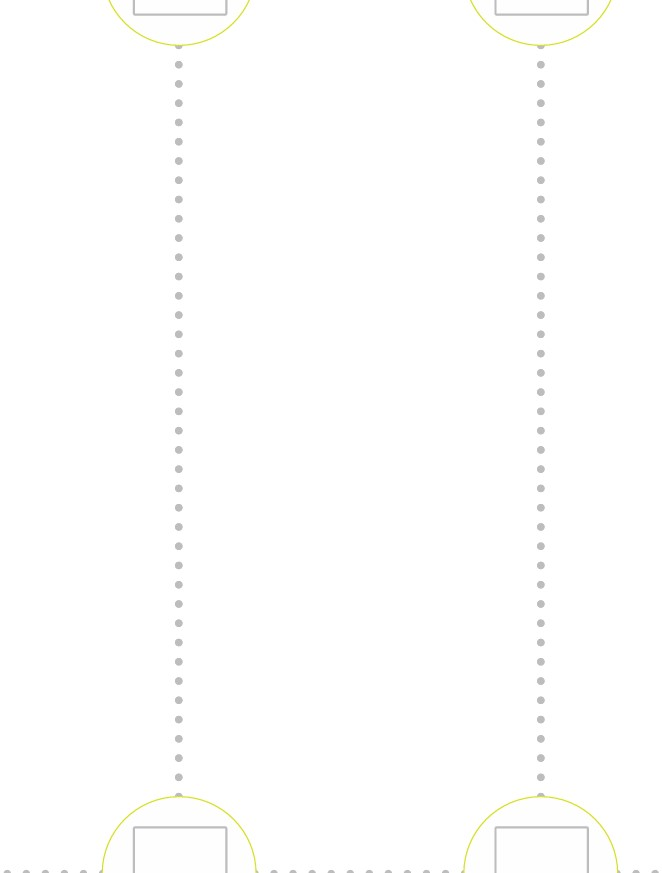
#> input picture tests/wro_map.jpg, 662 x 873 px, found by its file name
$ python line_test.py   (older library calls are emulated)
#> lines starting #> are read from the running program, lines starting #| are printed output that depends on the picture; after the words box and inside, x2 and y2 are one past the last pixel; in counts of white or black regions, pixels touching at a corner belong together
#> in main, original_frame is the input picture: shape (873, 662, 3); mean B, G, R 253.9, 254.2, 254.2
### edge_detection.py
import cv2
import numpy as np


def binary_array(array, thresh, value=0):
  """
  Return a 2D binary array (mask) in which all pixels are either 0 or 1

  :param array: NumPy 2D array that we want to convert to binary values
  :param thresh: Values used for thresholding (inclusive)
  :param value: Output value when between the supplied threshold
  :return: Binary 2D array...
           number of rows x number of columns =
           number of pixels from top to bottom x number of pixels from
             left to right
  """
  if value == 0:
    # Create an array of ones with the same shape and type as
    # the input 2D array.
    binary = np.ones_like(array)

  else:
    # Creates an array of zeros with the same shape and type as
    # the input 2D array.
    binary = np.zeros_like(array)
    value = 1

  # If value == 0, make all values in binary equal to 0 if the
  # corresponding value in the input array is between the threshold
  # (inclusive). Otherwise, the value remains as 1. Therefore, the pixels
  # with the high Sobel derivative values (i.e. sharp pixel intensity
  # discontinuities) will have 0 in the corresponding cell of binary.
  binary[(array >= thresh[0]) & (array <= thresh[1])] = value

  return binary

def blur_gaussian(channel, ksize=3):
  """
  Implementation for Gaussian blur to reduce noise and detail in the image

  :param image: 2D or 3D array to be blurred
  :param ksize: Size of the small matrix (i.e. kernel) used to blur
                i.e. number of rows and number of columns
  :return: Blurred 2D image
  """
  return cv2.GaussianBlur(channel, (ksize, ksize), 0)

def mag_thresh(image, sobel_kernel=7, thresh=(0, 255)):
  """
  Implementation of Sobel edge detection

  :param image: 2D or 3D array to be blurred
  :param sobel_kernel: Size of the small matrix (i.e. kernel)
                       i.e. number of rows and columns
  :return: Binary (black and white) 2D mask image
  """
  # Get the magnitude of the edges that are vertically aligned on the image
  sobelx = np.absolute(sobel(image, orient='x', sobel_kernel=sobel_kernel))

  # Get the magnitude of the edges that are horizontally aligned on the image
  sobely = np.absolute(sobel(image, orient='y', sobel_kernel=sobel_kernel))

  # Find areas of the image that have the strongest pixel intensity changes
  # in both the x and y directions. These have the strongest gradients and
  # represent the strongest edges in the image (i.e. potential lane lines)
  # mag is a 2D array .. number of rows x number of columns = number of pixels
  # from top to bottom x number of pixels from left to right
  mag = np.sqrt(sobelx ** 2 + sobely ** 2)

  # Return a 2D array that contains 0s and 1s
  return binary_array(mag, thresh)

def sobel(img_channel, orient='x', sobel_kernel=3):
  """
  Find edges that are aligned vertically and horizontally on the image

  :param img_channel: Channel from an image
  :param orient: Across which axis of the image are we detecting edges?
  :sobel_kernel: No. of rows and columns of the kernel (i.e. 3x3 small matrix)
  :return: Image with Sobel edge detection applied
  """
  # cv2.Sobel(input image, data type, prder of the derivative x, order of the
  # derivative y, small matrix used to calculate the derivative)
  if orient == 'x':
    # Will detect differences in pixel intensities going from
        # left to right on the image (i.e. edges that are vertically aligned)
    sobel = cv2.Sobel(img_channel, cv2.CV_64F, 1, 0, sobel_kernel)
  if orient == 'y':
    # Will detect differences in pixel intensities going from
    # top to bottom on the image (i.e. edges that are horizontally aligned)
    sobel = cv2.Sobel(img_channel, cv2.CV_64F, 0, 1, sobel_kernel)

  return sobel

def threshold(channel, thresh=(128,255), thresh_type=cv2.THRESH_BINARY):
  """
  Apply a threshold to the input channel

  :param channel: 2D array of the channel data of an image/video frame
  :param thresh: 2D tuple of min and max threshold values
  :param thresh_type: The technique of the threshold to apply
  :return: Two outputs are returned:
             ret: Threshold that was used
             thresholded_image: 2D thresholded data.
  """
  # If pixel intensity is greater than thresh[0], make that value
  # white (255), else set it to black (0)
  return cv2.threshold(channel, thresh[0], thresh[1], thresh_type)

### line_test.py
import cv2
import numpy as np
import edge_detection as edge
import matplotlib.pyplot as plt


filename = 'wro_map.jpg'

class Lane:

  def __init__(self, orig_frame):

    self.orig_frame = orig_frame
    self.lane_line_markings = None

    self.warped_frame = None
    self.transformation_matrix = None
    self.inv_transformation_matrix = None

    self.orig_image_size = self.orig_frame.shape[::-1][1:]

    width = self.orig_image_size[0]
    height = self.orig_image_size[1]
    self.width = width
    self.height = height

    self.roi_points = np.float32([
      (274,184), # Top-left corner
      (0, 337), # Bottom-left corner
      (575,337), # Bottom-right corner
      (371,184) # Top-right corner
    ])

    self.padding = int(0.25 * width) # padding from side of the image in pixels
    self.desired_roi_points = np.float32([
      [self.padding, 0], # Top-left corner
      [self.padding, self.orig_image_size[1]], # Bottom-left corner
      [self.orig_image_size[
        0]-self.padding, self.orig_image_size[1]], # Bottom-right corner
      [self.orig_image_size[0]-self.padding, 0] # Top-right corner
    ])

    self.histogram = None

    self.no_of_windows = 10
    self.margin = int((1/12) * width)  # Window width is +/- margin
    self.minpix = int((1/24) * width)  # Min no. of pixels to recenter window

    self.left_fit = None
    self.right_fit = None
    self.left_lane_inds = None
    self.right_lane_inds = None
    self.ploty = None
    self.left_fitx = None
    self.right_fitx = None
    self.leftx = None
    self.rightx = None
    self.lefty = None
    self.righty = None

    self.YM_PER_PIX = 10.0 / 1000 # meters per pixel in y dimension
    self.XM_PER_PIX = 3.7 / 781 # meters per pixel in x dimension

    self.left_curvem = None
    self.right_curvem = None
    self.center_offset = None

  # [43 lines left out: functions calculate_car_position, calculate_curvature, not called in this run]

  def calculate_histogram(self,frame=None,plot=True):

    if frame is None:
      frame = self.warped_frame

    self.histogram = np.sum(frame[int(
              frame.shape[0]/2):,:], axis=0)

    if plot == True:

      figure, (ax1, ax2) = plt.subplots(2,1) # 2 row, 1 columns
      figure.set_size_inches(10, 5)
      ax1.imshow(frame, cmap='gray')
      ax1.set_title("Warped Binary Frame")
      ax2.plot(self.histogram)
      ax2.set_title("Histogram Peaks")
      plt.show()

    return self.histogram

  # [25 lines left out: function display_curvature_offset, not called in this run]

  def get_lane_line_previous_window(self, left_fit, right_fit, plot=False):

    margin = self.margin

    nonzero = self.warped_frame.nonzero()
    nonzeroy = np.array(nonzero[0])
    nonzerox = np.array(nonzero[1])

    left_lane_inds = ((nonzerox > (left_fit[0]*(
      nonzeroy**2) + left_fit[1]*nonzeroy + left_fit[2] - margin)) & (
      nonzerox < (left_fit[0]*(
      nonzeroy**2) + left_fit[1]*nonzeroy + left_fit[2] + margin)))
    right_lane_inds = ((nonzerox > (right_fit[0]*(
      nonzeroy**2) + right_fit[1]*nonzeroy + right_fit[2] - margin)) & (
      nonzerox < (right_fit[0]*(
      nonzeroy**2) + right_fit[1]*nonzeroy + right_fit[2] + margin)))
    self.left_lane_inds = left_lane_inds
    self.right_lane_inds = right_lane_inds

    leftx = nonzerox[left_lane_inds]
    lefty = nonzeroy[left_lane_inds]
    rightx = nonzerox[right_lane_inds]
    righty = nonzeroy[right_lane_inds]

    self.leftx = leftx
    self.rightx = rightx
    self.lefty = lefty
    self.righty = righty

    left_fit = np.polyfit(lefty, leftx, 2)
    right_fit = np.polyfit(righty, rightx, 2)
    self.left_fit = left_fit
    self.right_fit = right_fit

    ploty = np.linspace(
      0, self.warped_frame.shape[0]-1, self.warped_frame.shape[0])
    left_fitx = left_fit[0]*ploty**2 + left_fit[1]*ploty + left_fit[2]
    right_fitx = right_fit[0]*ploty**2 + right_fit[1]*ploty + right_fit[2]
    self.ploty = ploty
    self.left_fitx = left_fitx
    self.right_fitx = right_fitx

    if plot==True:

      out_img = np.dstack((self.warped_frame, self.warped_frame, (
                           self.warped_frame)))*255
      window_img = np.zeros_like(out_img)

      out_img[nonzeroy[left_lane_inds], nonzerox[left_lane_inds]] = [255, 0, 0]
      out_img[nonzeroy[right_lane_inds], nonzerox[right_lane_inds]] = [
                                                                     0, 0, 255]
      margin = self.margin
      left_line_window1 = np.array([np.transpose(np.vstack([
                                    left_fitx-margin, ploty]))])
      left_line_window2 = np.array([np.flipud(np.transpose(np.vstack([
                                    left_fitx+margin, ploty])))])
      left_line_pts = np.hstack((left_line_window1, left_line_window2))
      right_line_window1 = np.array([np.transpose(np.vstack([
                                     right_fitx-margin, ploty]))])
      right_line_window2 = np.array([np.flipud(np.transpose(np.vstack([
                                     right_fitx+margin, ploty])))])
      right_line_pts = np.hstack((right_line_window1, right_line_window2))

      cv2.fillPoly(window_img, np.int_([left_line_pts]), (0,255, 0))
      cv2.fillPoly(window_img, np.int_([right_line_pts]), (0,255, 0))
      result = cv2.addWeighted(out_img, 1, window_img, 0.3, 0)

      figure, (ax1, ax2, ax3) = plt.subplots(3,1) # 3 rows, 1 column
      figure.set_size_inches(10, 10)
      figure.tight_layout(pad=3.0)
      ax1.imshow(cv2.cvtColor(self.orig_frame, cv2.COLOR_BGR2RGB))
      ax2.imshow(self.warped_frame, cmap='gray')
      ax3.imshow(result)
      ax3.plot(left_fitx, ploty, color='yellow')
      ax3.plot(right_fitx, ploty, color='yellow')
      ax1.set_title("Original Frame")
      ax2.set_title("Warped Frame")
      ax3.set_title("Warped Frame With Search Window")
      plt.show()

  def get_lane_line_indices_sliding_windows(self, plot=False):

    margin = self.margin

    frame_sliding_window = self.warped_frame.copy()

    window_height = int(self.warped_frame.shape[0]/self.no_of_windows)

    nonzero = self.warped_frame.nonzero()
    nonzeroy = np.array(nonzero[0])
    nonzerox = np.array(nonzero[1])

    left_lane_inds = []
    right_lane_inds = []

    leftx_base, rightx_base = self.histogram_peak()
    leftx_current = leftx_base
    rightx_current = rightx_base

    no_of_windows = self.no_of_windows

    for window in range(no_of_windows):

      win_y_low = self.warped_frame.shape[0] - (window + 1) * window_height
      win_y_high = self.warped_frame.shape[0] - window * window_height
      win_xleft_low = leftx_current - margin
      win_xleft_high = leftx_current + margin
      win_xright_low = rightx_current - margin
      win_xright_high = rightx_current + margin
      cv2.rectangle(frame_sliding_window,(win_xleft_low,win_y_low),(
        win_xleft_high,win_y_high), (255,255,255), 2)
      cv2.rectangle(frame_sliding_window,(win_xright_low,win_y_low),(
        win_xright_high,win_y_high), (255,255,255), 2)

      good_left_inds = ((nonzeroy >= win_y_low) & (nonzeroy < win_y_high) &
                          (nonzerox >= win_xleft_low) & (
                           nonzerox < win_xleft_high)).nonzero()[0]
      good_right_inds = ((nonzeroy >= win_y_low) & (nonzeroy < win_y_high) &
                           (nonzerox >= win_xright_low) & (
                            nonzerox < win_xright_high)).nonzero()[0]

      left_lane_inds.append(good_left_inds)
      right_lane_inds.append(good_right_inds)

      minpix = self.minpix
      if len(good_left_inds) > minpix:
        leftx_current = int(np.mean(nonzerox[good_left_inds]))
      if len(good_right_inds) > minpix:
        rightx_current = int(np.mean(nonzerox[good_right_inds]))

    left_lane_inds = np.concatenate(left_lane_inds)
    right_lane_inds = np.concatenate(right_lane_inds)


    leftx = nonzerox[left_lane_inds]
    lefty = nonzeroy[left_lane_inds]
    rightx = nonzerox[right_lane_inds]
    righty = nonzeroy[right_lane_inds]

    if len(leftx) > 0 and len(lefty) > 0:
        left_fit = np.polyfit(lefty, leftx, 2)
    else:
        left_fit = np.array([0,0,0])  # default dəyərlər
        print("Warning: Left lane not detected!")

    if len(rightx) > 0 and len(righty) > 0:
        right_fit = np.polyfit(righty, rightx, 2)
    else:
        right_fit = np.array([0,0,0])
        print("Warning: Right lane not detected!")


    # left_fit = np.polyfit(lefty, leftx, 2)
    # right_fit = np.polyfit(righty, rightx, 2)


    self.left_fit = left_fit
    self.right_fit = right_fit

    if plot==True:

      ploty = np.linspace(
        0, frame_sliding_window.shape[0]-1, frame_sliding_window.shape[0])
      left_fitx = left_fit[0]*ploty**2 + left_fit[1]*ploty + left_fit[2]
      right_fitx = right_fit[0]*ploty**2 + right_fit[1]*ploty + right_fit[2]

      out_img = np.dstack((
        frame_sliding_window, frame_sliding_window, (
        frame_sliding_window))) * 255

      out_img[nonzeroy[left_lane_inds], nonzerox[left_lane_inds]] = [255, 0, 0]
      out_img[nonzeroy[right_lane_inds], nonzerox[right_lane_inds]] = [
        0, 0, 255]

      figure, (ax1, ax2, ax3) = plt.subplots(3,1) # 3 rows, 1 column
      figure.set_size_inches(10, 10)
      figure.tight_layout(pad=3.0)
      ax1.imshow(cv2.cvtColor(self.orig_frame, cv2.COLOR_BGR2RGB))
      ax2.imshow(frame_sliding_window, cmap='gray')
      ax3.imshow(out_img)
      ax3.plot(left_fitx, ploty, color='yellow')
      ax3.plot(right_fitx, ploty, color='yellow')
      ax1.set_title("Original Frame")
      ax2.set_title("Warped Frame with Sliding Windows")
      ax3.set_title("Detected Lane Lines with Sliding Windows")
      plt.show()

    return self.left_fit, self.right_fit

  def get_line_markings(self, frame=None):

    if frame is None:
      frame = self.orig_frame

    hls = cv2.cvtColor(frame, cv2.COLOR_BGR2HLS)
#> hls: shape (873, 662, 3); mean of channels 0, 1, 2 1.8, 254.1, 6.1

    _, sxbinary = edge.threshold(hls[:, :, 1], thresh=(120, 255))
#> sxbinary: shape (873, 662); every value is 255
    sxbinary = edge.blur_gaussian(sxbinary, ksize=3) # Reduce noise

    sxbinary = edge.mag_thresh(sxbinary, sobel_kernel=3, thresh=(110, 255))
    s_channel = hls[:, :, 2] # use only the saturation channel data
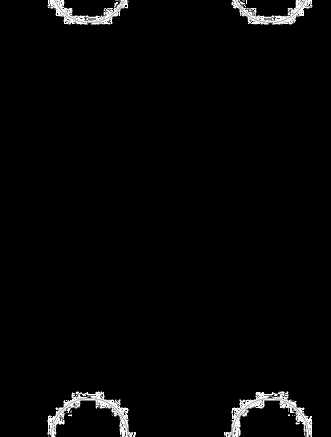
#> s_channel: shape (873, 662) (shown at 1/2 size); min 0, max 255, mean 6.1
    _, s_binary = edge.threshold(s_channel, (200, 255))
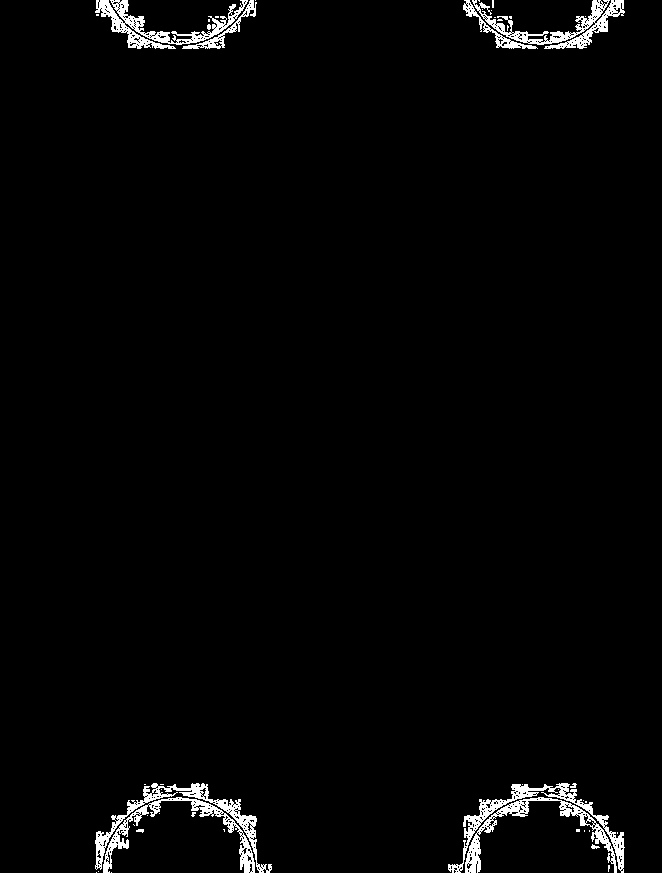
#> s_binary: shape (873, 662); 2.1% white; 45 white regions (33 under 20 px), largest, box (x1, y1, x2, y2) and area: (95, 0, 248, 49) 2012, (472, 0, 625, 49) 1970, (95, 783, 272, 873) 1942

    _, r_thresh = edge.threshold(frame[:, :, 2], thresh=(120, 255))

    rs_binary = cv2.bitwise_and(s_binary, r_thresh)

    self.lane_line_markings = cv2.bitwise_or(rs_binary, sxbinary.astype(
                              np.uint8))
    return self.lane_line_markings

  def histogram_peak(self):

    midpoint = int(self.histogram.shape[0]/2)
    leftx_base = np.argmax(self.histogram[:midpoint])
    rightx_base = np.argmax(self.histogram[midpoint:]) + midpoint

    return leftx_base, rightx_base

  # [31 lines left out: function overlay_lane_lines, not called in this run]

  def perspective_transform(self, frame=None, plot=False):

#> called with plot = False
    if frame is None:
      frame = self.lane_line_markings

    self.transformation_matrix = cv2.getPerspectiveTransform(
      self.roi_points, self.desired_roi_points)

    self.inv_transformation_matrix = cv2.getPerspectiveTransform(
      self.desired_roi_points, self.roi_points)

    self.warped_frame = cv2.warpPerspective(
      frame, self.transformation_matrix, self.orig_image_size, flags=(
     cv2.INTER_LINEAR))
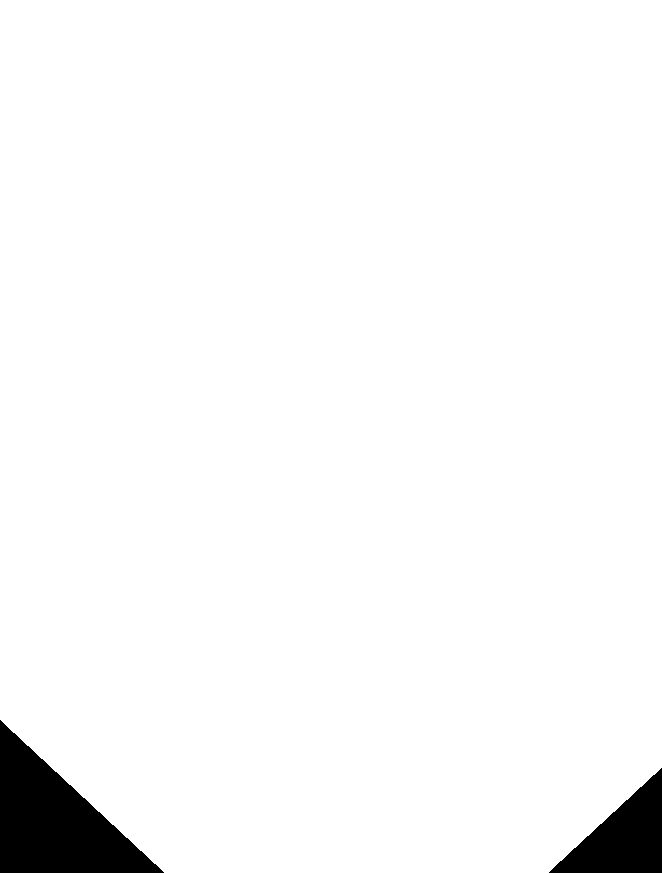
#> self.warped_frame: shape (873, 662); values 0 (black) and 1 (white), 96.8% white; 2 black regions, box (x1, y1, x2, y2) and area: (0, 720, 164, 873) 12601, (549, 768, 662, 873) 6006

    (thresh, binary_warped) = cv2.threshold(
      self.warped_frame, 127, 255, cv2.THRESH_BINARY)
#> binary_warped: shape (873, 662); every value is 0
    self.warped_frame = binary_warped

    if plot == True:
      warped_copy = self.warped_frame.copy()
      warped_plot = cv2.polylines(warped_copy, np.int32([
                    self.desired_roi_points]), True, (147,20,255), 3)

      while(1):
        cv2.imshow('Warped Image', warped_plot)

        if cv2.waitKey(0):
          break

      cv2.destroyAllWindows()

    return self.warped_frame

  def plot_roi(self, frame=None, plot=False):
    if plot == False:
      return

    if frame is None:
      frame = self.orig_frame.copy()

    this_image = cv2.polylines(frame, np.int32([
      self.roi_points]), True, (147,20,255), 3)

    while(1):
      cv2.imshow('ROI Image', this_image)

      if cv2.waitKey(0):
        break

    cv2.destroyAllWindows()

def main():

  original_frame = cv2.imread(filename)
  lane_obj = Lane(orig_frame=original_frame)
  lane_line_markings = lane_obj.get_line_markings()
  lane_obj.plot_roi(plot=False)
  warped_frame = lane_obj.perspective_transform(plot=False)
  histogram = lane_obj.calculate_histogram(plot=False)
#> (the rest of the program and of its run is left out)
